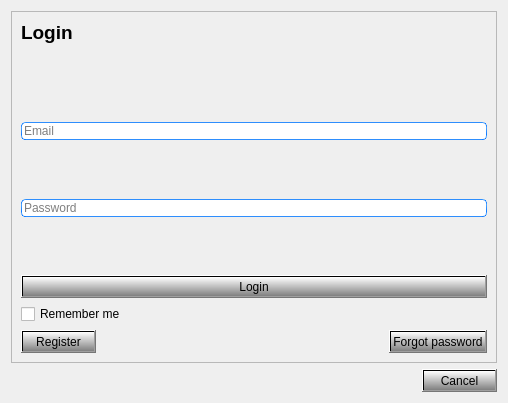
<?xml version="1.0" encoding="UTF-8"?>
<ui version="4.0">
 <class>Dialog</class>
 <widget class="QDialog" name="Dialog">
  <property name="geometry">
   <rect>
    <x>0</x>
    <y>0</y>
    <width>508</width>
    <height>403</height>
   </rect>
  </property>
  <property name="windowTitle">
   <string>Login</string>
  </property>
  <property name="styleSheet">
   <string notr="true">
QLineEdit {
	border-width: 1px; border-radius: 4px;
	border-style: solid;
	border-color: qlineargradient(spread:pad, x1:0.5, y1:1, x2:0.5, y2:0, stop:0 rgba(0, 113, 255, 255), stop:1 rgba(91, 171, 252, 255));
}
QPushButton{

}
QPushButton{
background-color: qlineargradient(x1: 0, y1: 0, x2: 0, y2: 1, stop: 0 white, stop: 1 grey);

}</string>
  </property>
  <layout class="QGridLayout" name="gridLayout">
   <item row="1" column="0">
    <widget class="QDialogButtonBox" name="buttonBox">
     <property name="orientation">
      <enum>Qt::Horizontal</enum>
     </property>
     <property name="standardButtons">
      <set>QDialogButtonBox::Cancel</set>
     </property>
    </widget>
   </item>
   <item row="0" column="0">
    <widget class="QFrame" name="frame">
     <property name="frameShape">
      <enum>QFrame::StyledPanel</enum>
     </property>
     <property name="frameShadow">
      <enum>QFrame::Raised</enum>
     </property>
     <layout class="QVBoxLayout" name="verticalLayout">
      <item>
       <widget class="QLabel" name="label">
        <property name="text">
         <string>&lt;html&gt;&lt;head/&gt;&lt;body&gt;&lt;p&gt;&lt;span style=&quot; font-size:14pt; font-weight:600;&quot;&gt;Login&lt;/span&gt;&lt;/p&gt;&lt;/body&gt;&lt;/html&gt;</string>
        </property>
       </widget>
      </item>
      <item>
       <widget class="QLabel" name="status">
        <property name="text">
         <string/>
        </property>
       </widget>
      </item>
      <item>
       <spacer name="verticalSpacer_3">
        <property name="orientation">
         <enum>Qt::Vertical</enum>
        </property>
        <property name="sizeHint" stdset="0">
         <size>
          <width>20</width>
          <height>40</height>
         </size>
        </property>
       </spacer>
      </item>
      <item>
       <widget class="QLineEdit" name="email">
        <property name="text">
         <string/>
        </property>
        <property name="placeholderText">
         <string>Email</string>
        </property>
       </widget>
      </item>
      <item>
       <spacer name="verticalSpacer_2">
        <property name="orientation">
         <enum>Qt::Vertical</enum>
        </property>
        <property name="sizeHint" stdset="0">
         <size>
          <width>20</width>
          <height>40</height>
         </size>
        </property>
       </spacer>
      </item>
      <item>
       <widget class="QLineEdit" name="password">
        <property name="text">
         <string/>
        </property>
        <property name="echoMode">
         <enum>QLineEdit::Password</enum>
        </property>
        <property name="placeholderText">
         <string>Password</string>
        </property>
       </widget>
      </item>
      <item>
       <spacer name="verticalSpacer">
        <property name="orientation">
         <enum>Qt::Vertical</enum>
        </property>
        <property name="sizeHint" stdset="0">
         <size>
          <width>20</width>
          <height>40</height>
         </size>
        </property>
       </spacer>
      </item>
      <item>
       <widget class="QPushButton" name="login_button">
        <property name="text">
         <string>Login</string>
        </property>
       </widget>
      </item>
      <item>
       <widget class="QCheckBox" name="remember_me">
        <property name="text">
         <string>Remember me</string>
        </property>
       </widget>
      </item>
      <item>
       <layout class="QHBoxLayout" name="horizontalLayout">
        <item>
         <widget class="QPushButton" name="register_button">
          <property name="text">
           <string>Register</string>
          </property>
         </widget>
        </item>
        <item>
         <spacer name="horizontalSpacer">
          <property name="orientation">
           <enum>Qt::Horizontal</enum>
          </property>
          <property name="sizeHint" stdset="0">
           <size>
            <width>40</width>
            <height>20</height>
           </size>
          </property>
         </spacer>
        </item>
        <item>
         <widget class="QPushButton" name="forgot_button">
          <property name="sizePolicy">
           <sizepolicy hsizetype="Maximum" vsizetype="Fixed">
            <horstretch>0</horstretch>
            <verstretch>0</verstretch>
           </sizepolicy>
          </property>
          <property name="maximumSize">
           <size>
            <width>16777215</width>
            <height>16777215</height>
           </size>
          </property>
          <property name="text">
           <string>Forgot password</string>
          </property>
         </widget>
        </item>
       </layout>
      </item>
     </layout>
    </widget>
   </item>
  </layout>
 </widget>
 <resources/>
 <connections>
  <connection>
   <sender>buttonBox</sender>
   <signal>accepted()</signal>
   <receiver>Dialog</receiver>
   <slot>accept()</slot>
   <hints>
    <hint type="sourcelabel">
     <x>248</x>
     <y>254</y>
    </hint>
    <hint type="destinationlabel">
     <x>157</x>
     <y>274</y>
    </hint>
   </hints>
  </connection>
  <connection>
   <sender>buttonBox</sender>
   <signal>rejected()</signal>
   <receiver>Dialog</receiver>
   <slot>reject()</slot>
   <hints>
    <hint type="sourcelabel">
     <x>316</x>
     <y>260</y>
    </hint>
    <hint type="destinationlabel">
     <x>286</x>
     <y>274</y>
    </hint>
   </hints>
  </connection>
 </connections>
</ui>
